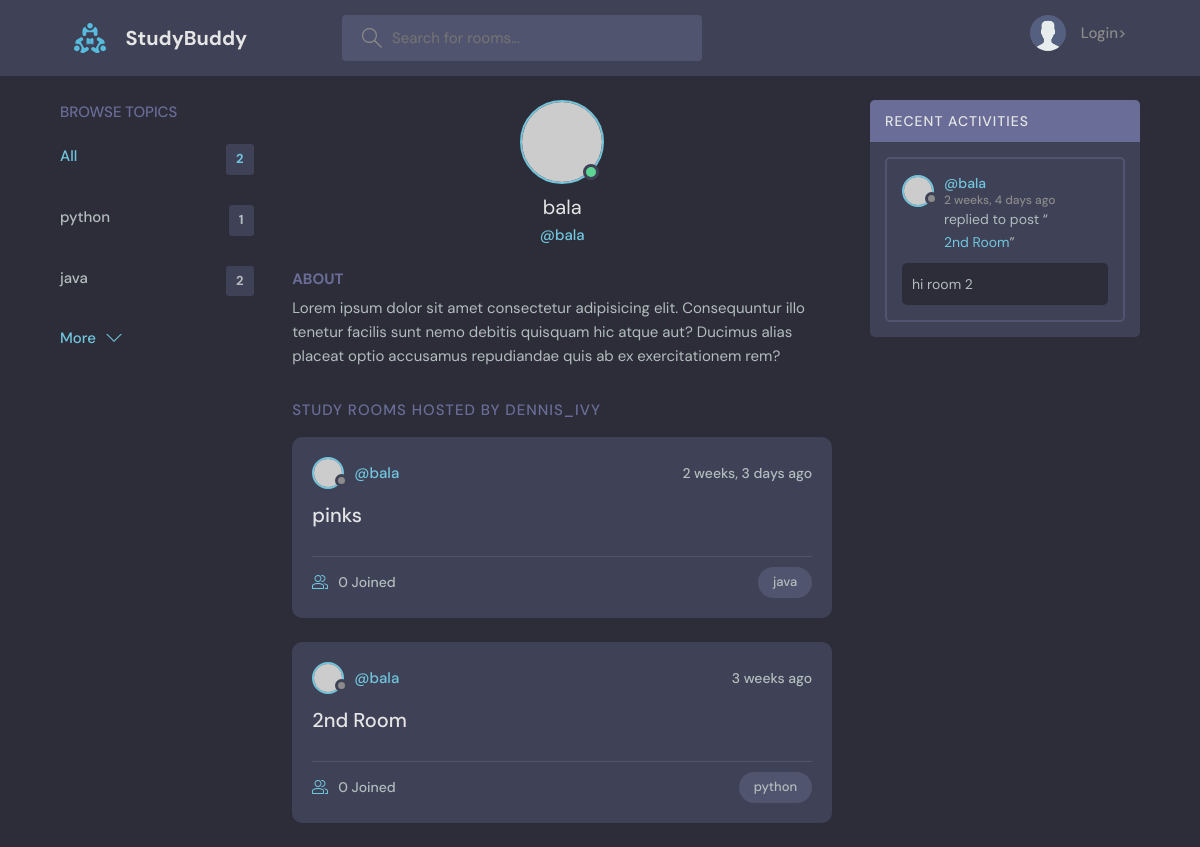
Page /profile/2 on the earlier database version.
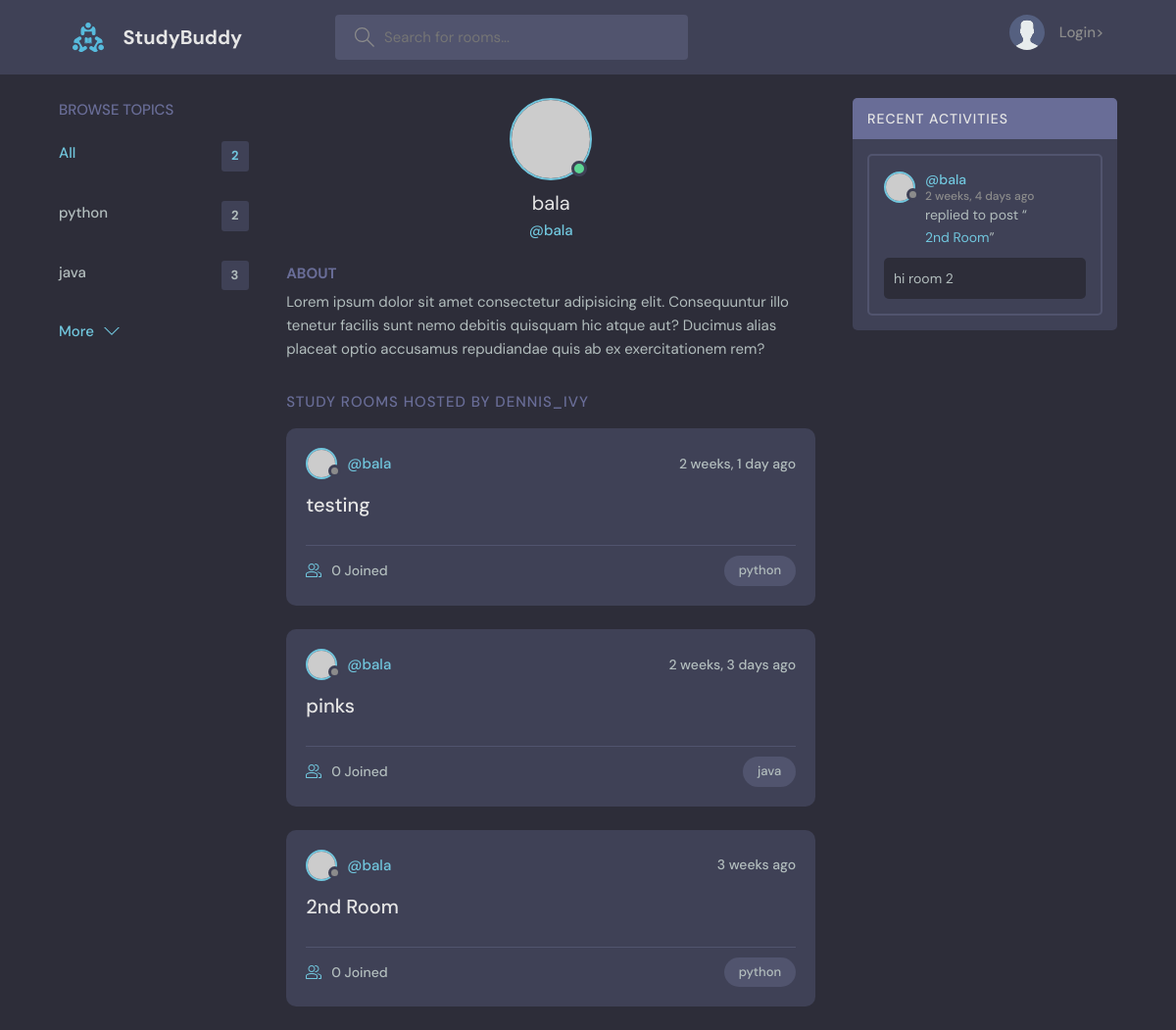
Same page on the later database version.
### base/models.py (models this page shows, shortened)
class Topic(models.Model):
    name = models.CharField(max_length=100)

class Room(models.Model):
    host = models.ForeignKey(User,on_delete=models.SET_NULL,null=True)
    topic = models.ForeignKey(Topic,on_delete=models.SET_NULL,null=True)
    name = models.CharField(max_length=200)
    description = models.TextField(null=True,blank=True)
    participants = models.ManyToManyField(User,related_name='participants',blank=True)
    updated = models.DateTimeField(auto_now=True)
    created = models.DateTimeField(auto_now_add=True)
    class Meta:
        ordering = [ '-updated','created']
    def __str__(self):
        return self.name

class  Message(models.Model):
    user = models.ForeignKey(User,on_delete=models.CASCADE)
    room = models.ForeignKey(Room,on_delete=models.CASCADE)
    body = models.TextField()
    updated = models.DateTimeField(auto_now=True)
    created = models.DateTimeField(auto_now_add=True)
    class Meta:
        ordering = [ '-updated','-created']

### base/views.py (the view)
# urls.py: path('profile/<str:pk>',views.user_profile,name='user-profile'),
def user_profile(request,pk):
    user = User.objects.get(id=int(pk))
    room_msg=user.message_set.all()
    rooms=user.room_set.all()
    topics = Topic.objects.all()
    context={'user':user,'room_msg':room_msg,'rooms':rooms,'topics':topics}
    return render(request,'base/user_profile.html',context)

### base/templates/base/user_profile.html (shortened to what this page needs)
{% extends 'main.html'%}
{% block content %}
  <main class="profile-page layout layout--3">
    <div class="container">
        {% include 'base/topics_component.html'%}
      <div class="roomList">
        <div class="profile">
          <div class="profile__avatar">
            <div class="avatar avatar--large active">
              <img src="https://randomuser.me/api/portraits/men/11.jpg" />
            </div>
          </div>
          <div class="profile__info">
            <h3>{{user.username}}</h3>
            <p>@{{user.username}}</p>
          </div>
          <div class="profile__about">
            <h3>About</h3>
            <p>
              Lorem ipsum dolor sit amet consectetur adipisicing elit. Consequuntur illo tenetur
              facilis sunt nemo debitis quisquam hic atque aut? Ducimus alias placeat optio
              accusamus repudiandae quis ab ex exercitationem rem?
            </p>
          </div>
        </div>
        <div class="roomList__header">
          <div>
            <h2>Study Rooms Hosted by dennis_ivy</a>
            </h2>
          </div>
        </div>
           {% include 'base/feed_component.html'%}
      </div>
           {% include 'base/activity_component.html' %}
    </div>
  </main>
{%endblock content%}

### templates/main.html (shortened to what this page needs)
<!DOCTYPE html>
{% load static%}
<html lang="en">
  <head>
    <link rel="stylesheet" href="{% static 'styles/style.css'%}" />
  </head>
  <body>
     {% include 'navbar.html' %}
   {% block content %}{% endblock %}
  </body>
</html>

### templates/navbar.html (shortened to what this page needs)
{% load static%}
<header class="header header--loggedIn">
  <div class="container">
    <a href="{% url 'home'%}" class="header__logo">
      <img src="{% static 'images/logo.svg'%}" />
      <h1>StudyBuddy</h1>
    </a>
    <form class="header__search" method="GET" action="{% url 'home' %}">
      <label>
        <input placeholder="Search for rooms..." />
      </label>
    </form>
    <nav class="header__menu">
      {% if request.user.is_authenticated %}
      <div class="header__user">
        <a href="{% url 'update-user'%}">
          <div class="avatar avatar--medium active">
            <img src="https://randomuser.me/api/portraits/men/37.jpg" />
          </div>
          <p>{{request.user}} <span>@{{request.user.username}}</span></p>
        </a>
        <button class="dropdown-button">
          <svg
            version="1.1"
            xmlns="http://www.w3.org/2000/svg"
            width="32"
            height="32"
            viewBox="0 0 32 32"
          >
            <title>chevron-down</title>
            <path d="M16 21l-13-13h-3l16 16 16-16h-3l-13 13z"></path>
          </svg>
        </button>
      </div>
      {%else%}
      <a href="{% url 'login' %}"><img src="{% static 'images/avatar.svg'%}" /><p>Login></p></a>
      {% endif %}
    </nav>
  </div>
</header>

### base/templates/base/topics_component.html
<div class="topics">
  <div class="topics__header">
    <h2>Browse Topics</h2>
  </div>
  <ul class="topics__list">
    <li>
      <a href="{% url 'home'%}" class="active"
        >All <span>{{topics.count}}</span></a
      >
    </li>
    {% for topic in topics%}
    <li>
      <a href="{% url 'home' %}?q={{topic.name}}"
        >{{topic.name}}<span>{{topic.room_set.all.count}}</span></a
      >
    </li>
    {% endfor%}
  </ul>
  <a class="btn btn--link" href="{% url 'topics'%}">
    More
    <svg
      version="1.1"
      xmlns="http://www.w3.org/2000/svg"
      width="32"
      height="32"
      viewBox="0 0 32 32"
    >
      <title>chevron-down</title>
      <path d="M16 21l-13-13h-3l16 16 16-16h-3l-13 13z"></path>
    </svg>
  </a>
</div>

### base/templates/base/feed_component.html (shortened to what this page needs)
{% for room in rooms %}
<div class="roomListRoom">
  <div class="roomListRoom__header">
    <a href="{% url 'user-profile' room.host.id%}" class="roomListRoom__author">
      <div class="avatar avatar--small">
        <img src="https://randomuser.me/api/portraits/women/11.jpg" />
      </div>
      <span>@{{room.host.username}}</span>
    </a>
    <div class="roomListRoom__actions">
      <span>{{room.created | timesince}}  ago</span>
    </div>
  </div>
  <div class="roomListRoom__content">
    <a href="{% url 'room' room.id %}">{{room.name}}</a>
  </div>
  <div class="roomListRoom__meta">
    <a href="{% url 'room' room.id %}" class="roomListRoom__joined">
      {{room.participants.all.count}} Joined
    </a>
    <p class="roomListRoom__topic">{{room.topic.name}}</p>
  </div>
</div>
{% endfor %}

### base/templates/base/activity_component.html (shortened to what this page needs)
<div class="activities">
  <div class="activities__header">
    <h2>Recent Activities</h2>
  </div>
  {% for message in room_msg%}
  <div class="activities__box">
    <div class="activities__boxHeader roomListRoom__header">
      <a
        href="{% url 'user-profile' message.user.id %}"
        class="roomListRoom__author"
      >
        <div class="avatar avatar--small">
          <img src="https://randomuser.me/api/portraits/women/11.jpg" />
        </div>
        <p>
          @{{message.user}}
          <span>{{message.created | timesince }} ago</span>
        </p>
      </a>
    </div>
    <div class="activities__boxContent">
      <p>replied to post “<a href="{% url 'room' message.room.id %}">{{message.room}}</a>”</p>
      <div class="activities__boxRoomContent">{{message.body}}</div>
    </div>
  </div>
  {% endfor %}
</div>

Differences in the rows shown:
computed for Topic "python": room_set.all.count "1" → "2"
computed for Topic "java": room_set.all.count "2" → "3"
added Room: host.username "bala", created "2 weeks, 1 day", name "testing", participants.all.count "0", topic.name "python"
